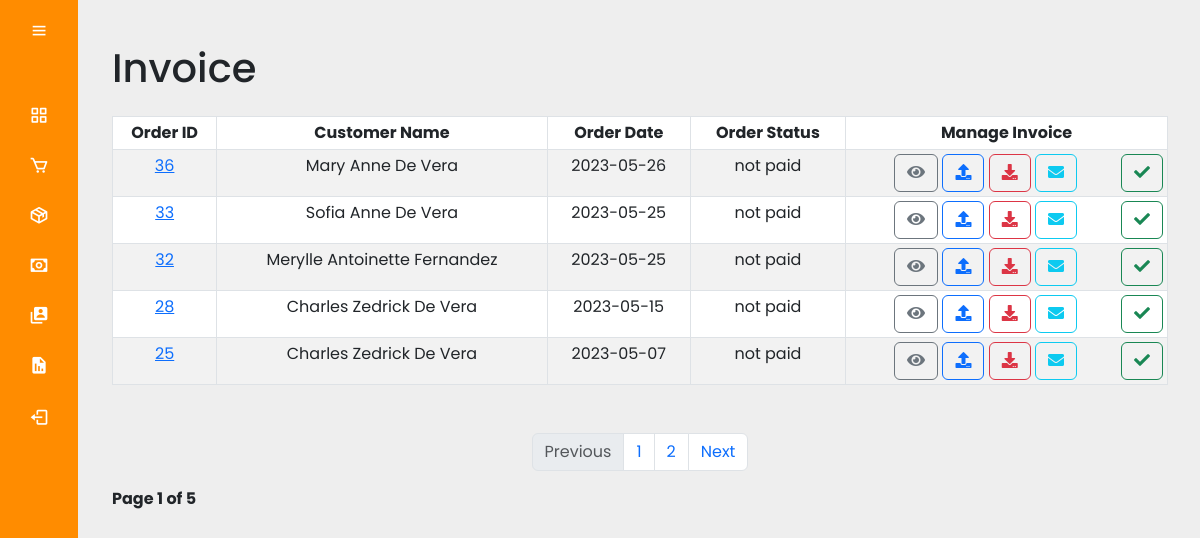
The app's page /admin/invoice.php (signed in) with its own data.
### tables this page shows
CREATE TABLE `orders` (
  `order_id` int(11) NOT NULL,
  `wsname` varchar(250) NOT NULL,
  `wsphone` bigint(20) NOT NULL,
  `wsaddress` text NOT NULL,
  `wscourier` text NOT NULL,
  `order_cost` decimal(10,2) NOT NULL,
  `order_status` varchar(100) NOT NULL DEFAULT 'on_hold',
  `user_name` varchar(250) NOT NULL,
  `user_email` text NOT NULL,
  `user_id` int(11) NOT NULL,
  `user_phone` bigint(20) NOT NULL,
  `user_city` varchar(255) NOT NULL,
  `user_address` text NOT NULL,
  `user_landmark` text NOT NULL,
  `location_link` text NOT NULL,
  `payment_method` varchar(20) NOT NULL,
  `shipping_method` varchar(250) NOT NULL,
  `payment_image` varchar(250) NOT NULL,
  `order_date` date NOT NULL DEFAULT current_timestamp(),
  `shipping_fee` decimal(6,2) NOT NULL
);

### admin/invoice.php (the view, shortened to what this page needs)
<?php include('header.php'); ?>
<?php
    if(isset($_GET['page_no']) && $_GET['page_no'] != ""){
        $page_no = $_GET['page_no'];
    }else{
        $page_no = 1;
    }
    $stmt1 = $conn->prepare("SELECT COUNT(*) As total_records FROM orders");
    $stmt1->execute();
    $stmt1->bind_result($total_records);
    $total_records_per_page = 5;
    $offset = ($page_no-1) * $total_records_per_page;
    $previous_page = $page_no - 1;
    $next_page = $page_no + 1;
    $total_no_of_pages = ceil($total_records/$total_records_per_page);
    $stmt2 = $conn->prepare("SELECT * FROM orders ORDER BY order_id DESC LIMIT $offset, $total_records_per_page");
    $stmt2->execute();
    $orders = $stmt2->get_result();
?>
<?php include('security.php');
include('sidemenu.php'); ?>
<div class="main-content">
    <div class="container-fluid">
            <h1 class="my-4">Invoice</h1>
            <div class="table-responsive">
                <table class="table table-striped table-bordered table-hover table-sm text-center">
                    <thead>
                        <tr>
                            <th scope="col">Order ID</th>
                            <th scope="col">Customer Name</th>
                            <th scope="col">Order Date</th>
                            <th scope="col">Order Status</th>
                            <th scope="col">Manage Invoice</th>
                        </tr>
                    </thead>
                    <tbody>
                    <?php while($row = $orders->fetch_assoc()) { ?>
                        <tr>
                            <td><a href="<?php echo "create_invoice.php?order_id=".$row['order_id']; ?>"><?php echo $row['order_id']; ?></a></td>
                            <td><?php echo $row['user_name']; ?></td>
                            <td><?php echo $row['order_date']; ?></td>
                            <td><?php echo $row['order_status']; ?></td>
                            <td>
                                <a class="btn btn-outline-secondary" href="invoice_success.php?order_id=<?php echo $row['order_id']; ?>&ACTION=VIEW"><i class="fas fa-eye"></i></a>
                                <a class="btn btn-outline-primary" href="invoice_success.php?order_id=<?php echo $row['order_id']; ?>&ACTION=UPLOAD"><i class="fas fa-upload"></i></a>
                                <a class="btn btn-outline-danger" href="invoice_success.php?order_id=<?php echo $row['order_id']; ?>&ACTION=DOWNLOAD"><i class="fas fa-download"></i></a>
                                <a class="btn btn-outline-info" href="invoice_success.php?order_id=<?php echo $row['order_id']; ?>&ACTION=EMAIL"><i class="fas fa-envelope"></i></a>
                                <a class="btn btn-outline-success" style="float:right" href="invoice_success.php?order_id=<?php echo $row['order_id']; ?>&ACTION=COMPLETE"><i class="fas fa-check"></i></a>
                            </td>
                        </tr>
                        <?php } ?>
                    </tbody>
                </table>
                    <nav aria-label="Page navigation example" class="text-center">
                    <ul class="pagination mt-5 justify-content-center">
                        <li class="page-item">
                            <a class="page-link <?= ($page_no <= 1) ? 'disabled' : ''; ?> " <?= ($page_no > 1) ? 'href=?page_no=' .$previous_page : ''; ?>>Previous</a>
                        </li>
                        <li class="page-item"><a href="?page_no=1" class="page-link">1</a></li>
                        <li class="page-item"><a href="?page_no=2" class="page-link">2</a></li>
                        <li class="page-item">
                            <a class="page-link <?= ($page_no >= $total_no_of_pages) ? 'disabled' : ''; ?> " <?= ($page_no < $total_no_of_pages) ? 'href=?page_no=' .$next_page : ''; ?>>Next</a>
                        </li>
                    </ul>
                </nav>
                <div class="p-10">
                    <strong>Page <?= $page_no; ?> of <?= $total_no_of_pages ?></strong>
                </div>
            </div>
    </div>
</div>

### assets/css/admin_style.css (style rules this page uses)
* { margin: 0; padding: 0; box-sizing: border-box; font-family: 'Poppins', sans-serif; }
body { background-color: #eee; }
.main-content { position: relative; min-height: 100vh; top: 0; left: 80px; transition: all 0.5s ease; width: calc(100% - 80px); padding: 1rem; }
.table-responsive { width: 100%; overflow-x: auto; }
.main-content { padding: 20px; }

### records on screen
orders: order_id "36", user_name "Mary Anne De Vera", order_date "2023-05-26", order_status "not paid"
orders: order_id "33", user_name "Sofia Anne De Vera", order_date "2023-05-25", order_status "not paid"
orders: order_id "32", user_name "Merylle Antoinette Fernandez", order_date "2023-05-25", order_status "not paid"
orders: order_id "28", user_name "Charles Zedrick De Vera", order_date "2023-05-15", order_status "not paid"
orders: order_id "25", user_name "Charles Zedrick De Vera", order_date "2023-05-07", order_status "not paid"

### other values on screen
$page_no "1"
$total_no_of_pages "5"
